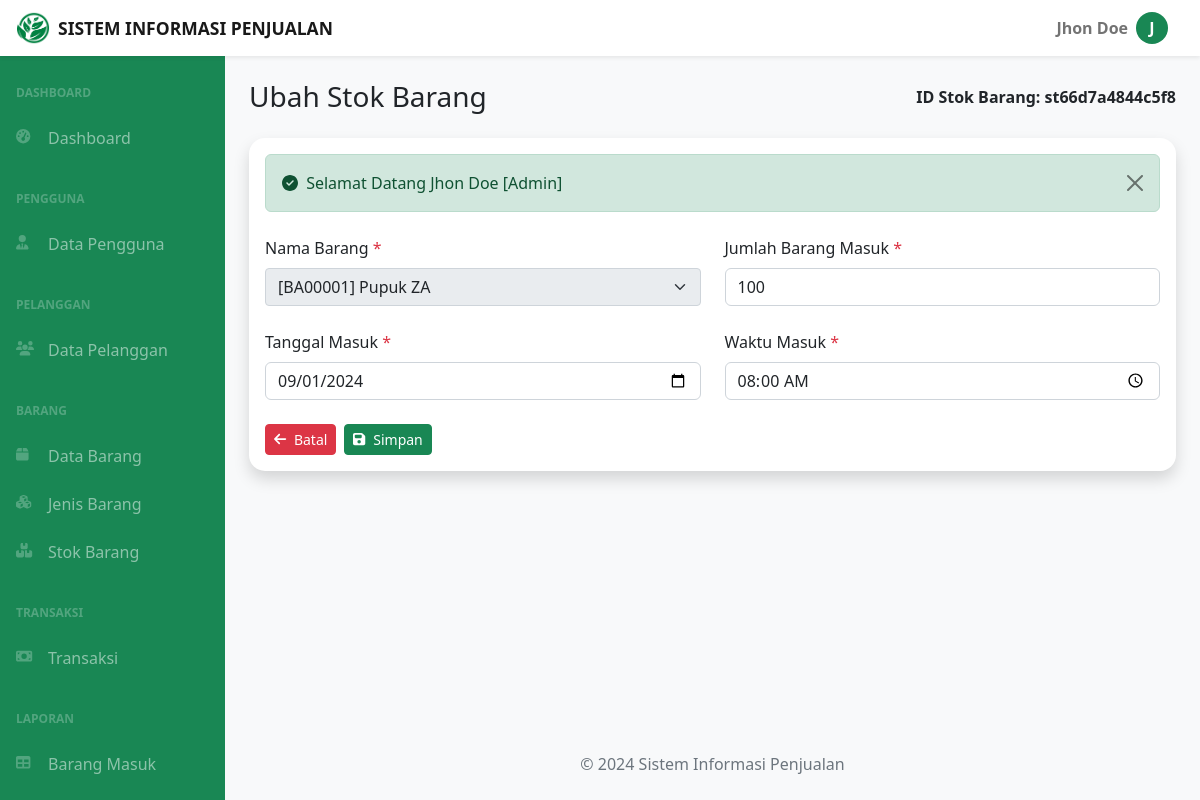
/dashboard.php?page=stok-barang-ubah&id_stok_barang=st66d7a4844c5f8&id_barang=BA00001 (signed in), run on the app's committed database.
### tables this page shows
CREATE TABLE `stok_barang` (
  `id_stok_barang` char(15) NOT NULL,
  `id_barang` char(7) DEFAULT NULL,
  `tanggal_masuk` datetime DEFAULT NULL,
  `jumlah_masuk` int DEFAULT NULL,
  `terjual` int DEFAULT NULL
);

### stok-barang-ubah.php (the view, shortened to what this page needs)
<?php
if (isset($_GET['id_stok_barang'])) {
    $id_stok_barang = $_GET['id_stok_barang'];
    $id_barang = $_GET['id_barang'];
    $ambil_data = mysqli_query($koneksi, "SELECT * FROM stok_barang WHERE id_stok_barang='$id_stok_barang'");
    if (mysqli_num_rows($ambil_data) > 0) {
        $data = mysqli_fetch_array($ambil_data);
    } else {
        $_SESSION['warning'] = "Data tidak ditemukan!";
        echo "<script>window.location.href = 'media.php?page=stok-barang-data&id_barang=$id_barang';</script>";
        exit();
    }
}
?>
<div class="container-fluid px-4">
    <div class="d-flex justify-content-between align-items-center gap-2 my-4">
        <h3 class="mb-0">Ubah Stok Barang</h3>
        <span class="fw-bold">ID Stok Barang: <?= $data['id_stok_barang']; ?></span>
    </div>
    <div class="card rounded-4 border-0 shadow mb-4">
        <div class="card-body">
            <?php include('alerts.php') ?>
            <form method="post" action="action.php?ubah_stok_barang=<?= $data['id_stok_barang'] ?>">
                <div class="row">
                    <div class="col-md-6">
                        <div class="form-group mb-4">
                            <label class="form-label" for="id_barang">Nama Barang <span class="text-danger">*</span></label>
                        </div>
                    </div>
                    <div class="col-md-6">
                        <div class="form-group mb-4">
                            <label class="form-label" for="jumlah_masuk">Jumlah Barang Masuk <span class="text-danger">*</span></label>
                            <input class="form-control <?= isset($_SESSION['errors']['jumlah_masuk']) ? 'is-invalid' : ''; ?>" name="jumlah_masuk" value="<?= $data['jumlah_masuk'] ?>" id="jumlah_masuk" type="number" placeholder="Masukan Jumlah Barang Masuk" />
                        </div>
                    </div>
                    <div class="col-md-6">
                        <div class="form-group mb-4">
                            <label class="form-label" for="tanggal">Tanggal Masuk <span class="text-danger">*</span></label>
                            <input class="form-control <?= isset($_SESSION['errors']['tanggal']) ? 'is-invalid' : ''; ?>" name="tanggal" value="<?= date('Y-m-d', strtotime($data['tanggal_masuk'])); ?>" id="tanggal" type="date" />
                        </div>
                    </div>
                    <div class="col-md-6">
                        <div class="form-group mb-4">
                            <label class="form-label" for="waktu">Waktu Masuk <span class="text-danger">*</span></label>
                            <input class="form-control <?= isset($_SESSION['errors']['waktu']) ? 'is-invalid' : ''; ?>" name="waktu" value="<?= date('H:i', strtotime($data['tanggal_masuk'])); ?>" id="waktu" type="time" />
                        </div>
                    </div>
                </div>
                <div class="d-flex gap-2">
                    <a href="dashboard.php?page=stok-barang-detail&&id_barang=<?= $id_barang; ?>" class="btn btn-danger btn-sm"><i class="fa fa-arrow-left me-1"></i> Batal</a>
                    <button class="btn btn-success btn-sm" type="submit"><i class="fa fa-save me-1"></i> Simpan</button>
                </div>
            </form>
        </div>
    </div>
</div>

### data on the page
stok_barang: id_stok_barang "st66d7a4844c5f8", jumlah_masuk "100", tanggal "09/01/2024", waktu "08:00"

### other printed values
$app_name "SISTEM INFORMASI PENJUALAN"
$_SESSION['nama_user'] "Jhon Doe"
substr(explode(' ', $_SESSION['nama_user'])[0], 0, 1) "J"
$_SESSION['success'] "Selamat Datang Jhon Doe [Admin]"
$app_name "Sistem Informasi Penjualan"
